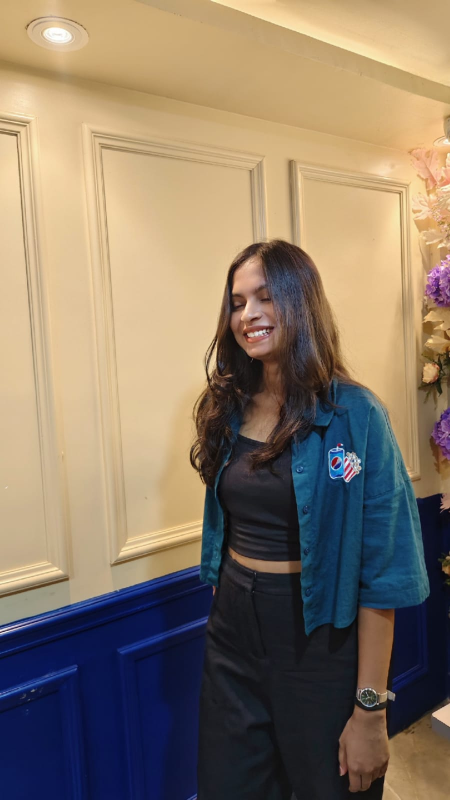
#> input picture riya-photo.jpeg, 900 x 1600 px (shown at 1/2 size)
$ python -i cv_utils.py   (imports and definitions only)
#> lines starting #> are read from the running program, lines starting #| are printed output that depends on the picture
import cv2
import numpy as np
import base64

# OpenCV ships this classifier file built-in — no download required.
_face_cascade = cv2.CascadeClassifier(
    cv2.data.haarcascades + "haarcascade_frontalface_default.xml"
)


def _decode_image(image_bytes: bytes) -> np.ndarray:
    np_arr = np.frombuffer(image_bytes, np.uint8)
    return cv2.imdecode(np_arr, cv2.IMREAD_COLOR)


def _encode_image(img: np.ndarray) -> str:
    """Encode an OpenCV image back to a base64 string for sending to the frontend."""
    _, buffer = cv2.imencode(".jpg", img)
    return base64.b64encode(buffer).decode("utf-8")


def analyze_image(image_bytes: bytes) -> dict:
    """
    Runs basic computer vision analysis on an uploaded image:
      - grayscale conversion
      - Canny edge detection
      - Haar cascade face detection

    Returns stats plus base64-encoded processed images for display.
    """
    img = _decode_image(image_bytes)
    if img is None:
        raise ValueError("Could not decode image — unsupported format or corrupted file.")

    height, width = img.shape[:2]
    gray = cv2.cvtColor(img, cv2.COLOR_BGR2GRAY)

    # Edge detection
    edges = cv2.Canny(gray, 100, 200)
    edge_pixel_ratio = round(float(np.count_nonzero(edges)) / edges.size, 4)

    # Face detection
    faces = _face_cascade.detectMultiScale(gray, scaleFactor=1.1, minNeighbors=5, minSize=(30, 30))

    # Draw boxes around detected faces on a copy of the original image
    annotated = img.copy()
    for (x, y, w, h) in faces:
        cv2.rectangle(annotated, (x, y), (x + w, y + h), (0, 255, 0), 3)

    return {
        "width": int(width),
        "height": int(height),
        "faces_detected": int(len(faces)),
        "edge_pixel_ratio": edge_pixel_ratio,
        "annotated_image_base64": _encode_image(annotated),
        "edges_image_base64": _encode_image(edges),
    }

>>> import cv2
>>> picture = cv2.imread('../../../riya-photo.jpeg', cv2.IMREAD_GRAYSCALE)
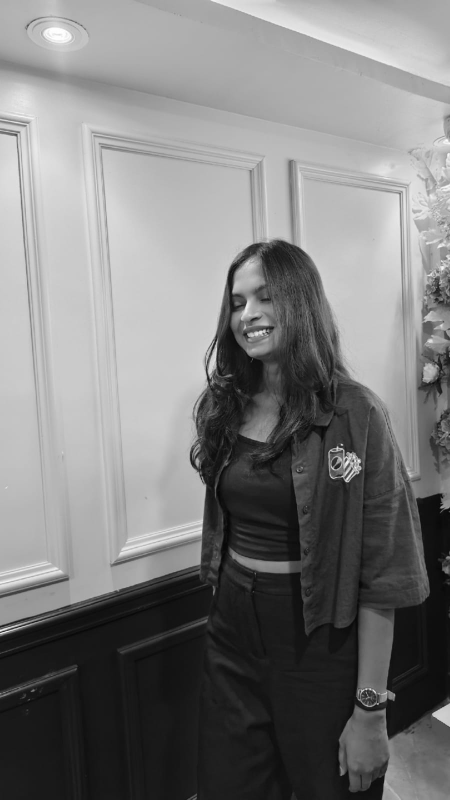
#> picture: shape (1600, 900) (shown at 1/2 size); min 0, max 255, mean 124.3
#> (the run stopped early here; a loop or call above may not have finished)
